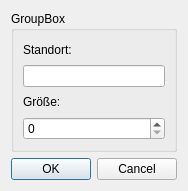
<?xml version="1.0" encoding="UTF-8"?>
<ui version="4.0">
 <class>InsertAckerDialog</class>
 <widget class="QDialog" name="InsertAckerDialog">
  <property name="geometry">
   <rect>
    <x>0</x>
    <y>0</y>
    <width>181</width>
    <height>191</height>
   </rect>
  </property>
  <property name="windowTitle">
   <string>Dialog</string>
  </property>
  <layout class="QVBoxLayout" name="verticalLayout_4">
   <item>
    <widget class="QGroupBox" name="groupBox">
     <property name="title">
      <string>GroupBox</string>
     </property>
     <layout class="QVBoxLayout" name="verticalLayout_3">
      <item>
       <layout class="QVBoxLayout" name="verticalLayout">
        <item>
         <widget class="QLabel" name="label">
          <property name="text">
           <string>Standort:</string>
          </property>
         </widget>
        </item>
        <item>
         <widget class="QLineEdit" name="Standort"/>
        </item>
       </layout>
      </item>
      <item>
       <layout class="QVBoxLayout" name="verticalLayout_2">
        <item>
         <widget class="QLabel" name="label_2">
          <property name="text">
           <string>Größe:</string>
          </property>
         </widget>
        </item>
        <item>
         <widget class="QSpinBox" name="Groesse">
          <property name="maximum">
           <number>1000000</number>
          </property>
         </widget>
        </item>
       </layout>
      </item>
     </layout>
    </widget>
   </item>
   <item>
    <widget class="QDialogButtonBox" name="buttonBox">
     <property name="orientation">
      <enum>Qt::Horizontal</enum>
     </property>
     <property name="standardButtons">
      <set>QDialogButtonBox::Cancel|QDialogButtonBox::Ok</set>
     </property>
    </widget>
   </item>
  </layout>
 </widget>
 <resources/>
 <connections>
  <connection>
   <sender>buttonBox</sender>
   <signal>accepted()</signal>
   <receiver>InsertAckerDialog</receiver>
   <slot>accept()</slot>
   <hints>
    <hint type="sourcelabel">
     <x>248</x>
     <y>254</y>
    </hint>
    <hint type="destinationlabel">
     <x>157</x>
     <y>274</y>
    </hint>
   </hints>
  </connection>
  <connection>
   <sender>buttonBox</sender>
   <signal>rejected()</signal>
   <receiver>InsertAckerDialog</receiver>
   <slot>reject()</slot>
   <hints>
    <hint type="sourcelabel">
     <x>316</x>
     <y>260</y>
    </hint>
    <hint type="destinationlabel">
     <x>286</x>
     <y>274</y>
    </hint>
   </hints>
  </connection>
 </connections>
</ui>
